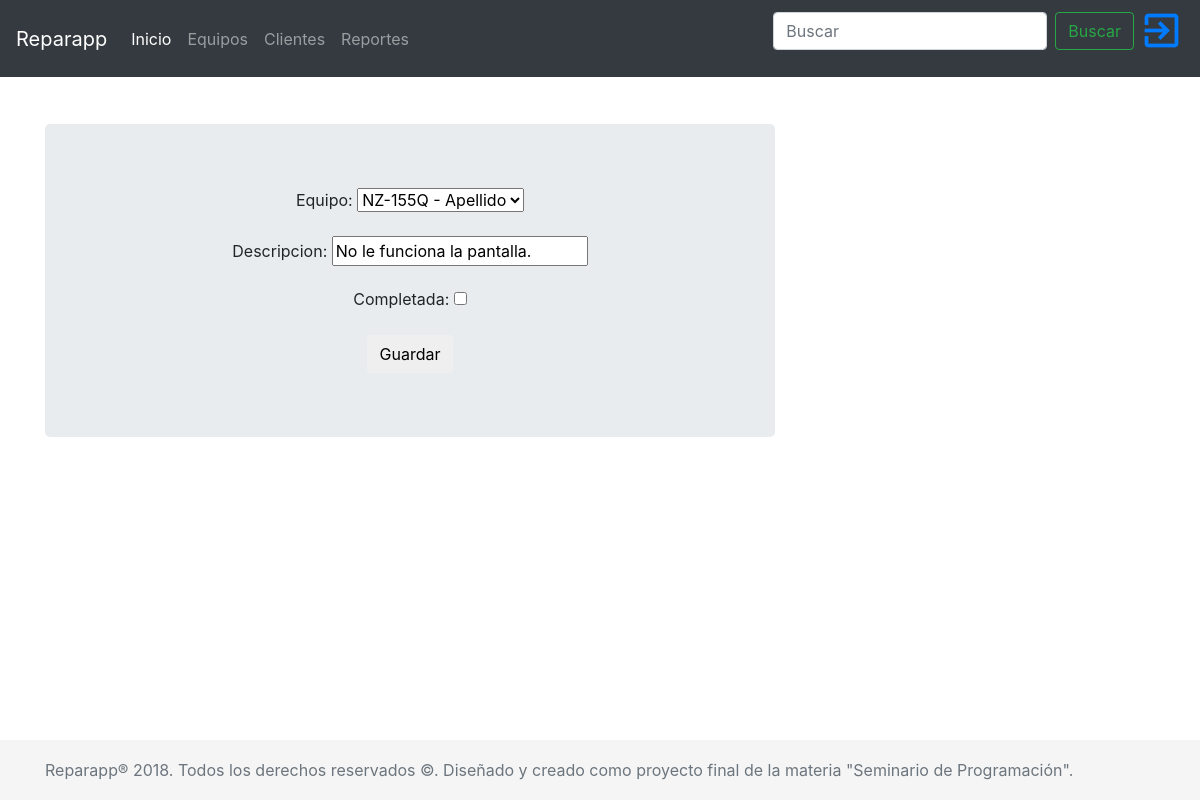
Before: /reparacion/2/edit/ with the older database file.
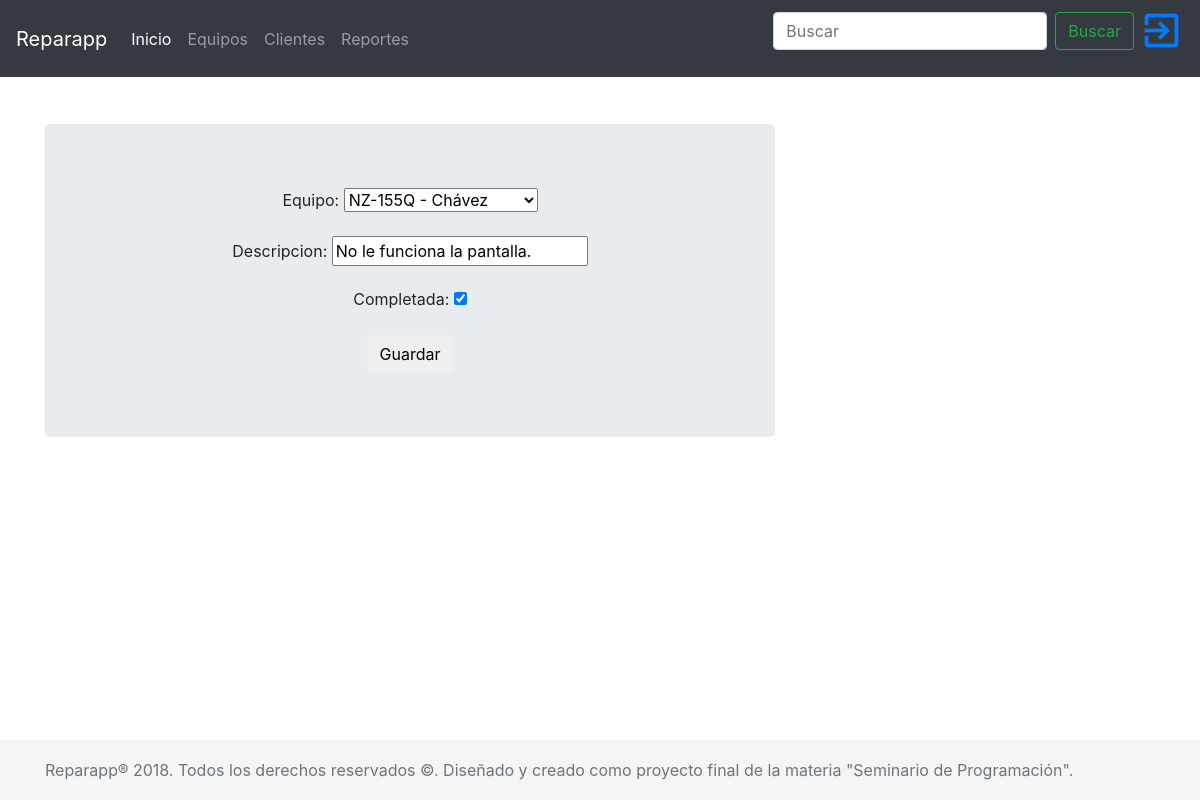
After: the same page with the newer database file.
### reparapp/models.py (models this page shows, shortened)
class Reparacion(models.Model):
    empleado = models.ForeignKey('auth.User', on_delete=models.CASCADE)
    equipo = models.ForeignKey('Equipo', on_delete=models.CASCADE)
    descripcion = models.CharField(max_length=200)
    fecha_llegada = models.DateField(auto_now_add=True)
    fecha_salida = models.DateField(blank=True, null=True)
    completada = models.BooleanField()

### reparapp/views.py (the view)
# urls.py: re_path(r'^reparacion/(?P<pk>\d+)/edit/$', views.reparacion_edit, name='reparacion_edit'),
def reparacion_edit(request, pk):
    title = 'Editar Reparación'
    reparacion = get_object_or_404(Reparacion, pk=pk)
    if request.method == "POST":
        form = ReparacionForm(request.POST, instance=reparacion)
        if form.is_valid():
            reparacion = form.save(commit=False)
            reparacion.save()
            return redirect('reparacion_detail', pk=reparacion.pk)
    else:
        form = ReparacionForm(instance=reparacion)
    return render(request, 'reparapp/reparacion_edit.html', {'form': form})

### reparapp/forms.py
class ReparacionForm(forms.ModelForm):
    class Meta:
        model = Reparacion
        fields = ['equipo', 'descripcion','completada']

### reparapp/models.py (called while the page is built)
    def __str__(self):
        return (self.modelo + " - " + self.cliente.apellido)

### reparapp/templates/reparapp/reparacion_edit.html (shortened to what this page needs)
{% extends 'reparapp/base.html' %}
{% block content %}
    <form method="POST" class="post-form form-horizontal jumbotron text-center center-block">{% csrf_token %}
        {{ form.as_p }}
        <button type="submit" class="save btn btn-default">Guardar</button>
    </form>
{% endblock %}

Changed rows visible on the page:
changed Reparacion "No le funciona la pantalla.": equipo "NZ-155Q - Apellido" → "NZ-155Q - Chávez"; completada "☐" → "☑"
